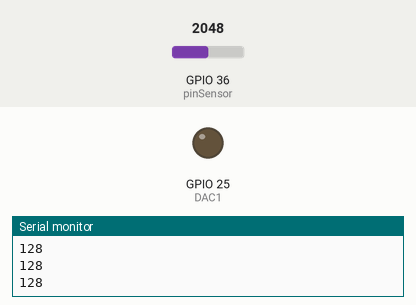
A sketch run on a simulated ESP32. Shown: output pins drawn as LEDs (lit = HIGH), the last lines printed to the serial monitor. Inputs (shaded band) come from the test bench; at power-on: GPIO 36 (pinSensor) = 2048. At 1.0 s the program stops and its outputs stay as they are.

Above: at 0.1 s.
At 1.1 s:
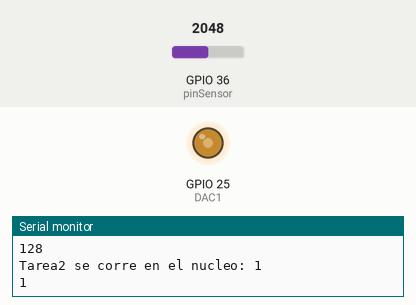
Timing chart, 0 to 2.5 s (numbered marks = the images above):
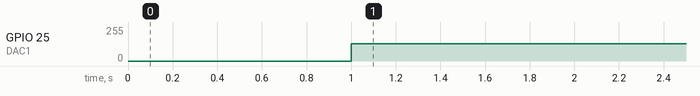

Measured:
- by itself, GPIO 25 (DAC1): 0/255 → 128/255 at 1.0 s

The sketch:

microfono.ino
```cpp
const int pinSensor = A0;  // Conecta la salida analógica del sensor al pin 34 (ADC1_CH6) de ESP32
//const int pinDAC = 25;     // Conecta el pin de salida del DAC al pin 25 de ESP32

//CONFIGURACION DAC
#include "esp32-hal-dac.h"
#define DAC1 25
int valorSensor;
TaskHandle_t Tarea2; //Creacion del segundo loop

void setup() {
  Serial.begin(115200);  // Inicia la comunicación serial a 115200 bps
  //pinMode(pinDAC, OUTPUT);  // Configura el pin DAC como salida

  //CREACION DE SEGUNDO NUCLEO
  xTaskCreatePinnedToCore(
      loop_nucleo_2, /* Funcion de la tarea1 */
      "Tarea2", /* Nombre de la tarea */
      10000,  /* Tamaño de la pila */
      NULL,  /* Parametros de entrada */
      0,  /* Prioridad de la tarea */
      &Tarea2,  /* objeto TaskHandle_t. */
      0); /* Nucleo donde se correra */
}


void loop() {
  valorSensor = analogRead(pinSensor)/16;  // Lee el valor analógico del sensor
  Serial.println(valorSensor);  // Muestra el valor en el Monitor Serial

  // Puedes agregar lógica adicional basada en el valor del sensor
  // Por ejemplo, puedes encender un LED o realizar otras acciones según el nivel de sonido.

  //delay(500);  // Espera medio segundo antes de leer el sensor nuevamente
}


//LOOP 2
//////////////////////loop() nucleo0
//Se encarga de accionar los perisféricos
void loop_nucleo_2(void * pvParameters)
{
  delay(1000);
  Serial.print("Tarea2 se corre en el nucleo: ");
  Serial.println(xPortGetCoreID());
  Serial.println(xPortGetCoreID());


  while(1){
    // Escribe el valor leído en el DAC
  dacWrite(DAC1, valorSensor );  // Ajusta el valor según la resolución del DAC (por ejemplo, 8 bits)

  }
}
```
